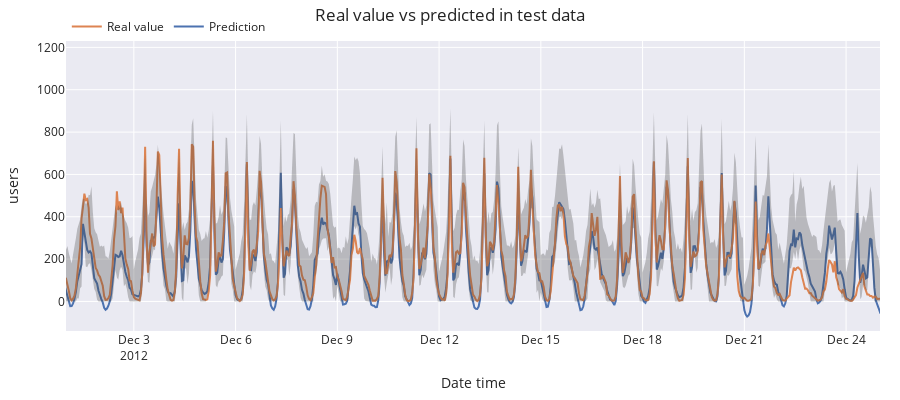

The code cell stored with this chart in its notebook:
### Code cell
# Plot prediction intervals vs real value
# ==============================================================================
fig = go.Figure([
    go.Scatter(
        name='Prediction',
        x=predictions.index,
        y=predictions['pred'],
        mode='lines',
    ),
    go.Scatter(
        name='Real value',
        x=data_test.index,
        y=data_test['users'],
        mode='lines',
    ),
    go.Scatter(
        name='Upper Bound',
        x=predictions.index,
        y=predictions['upper_bound'],
        mode='lines',
        marker=dict(color="#444"),
        line=dict(width=0),
        showlegend=False
    ),
    go.Scatter(
        name='Lower Bound',
        x=predictions.index,
        y=predictions['lower_bound'],
        marker=dict(color="#444"),
        line=dict(width=0),
        mode='lines',
        fillcolor='rgba(68, 68, 68, 0.3)',
        fill='tonexty',
        showlegend=False
    )
])
fig.update_layout(
    title="Real value vs predicted in test data",
    xaxis_title="Date time",
    yaxis_title="users",
    width=900,
    height=400,
    margin=dict(l=20, r=20, t=35, b=20),
    hovermode="x",
    xaxis=dict(range=['2012-12-01', '2012-12-25']), # Initial zoom
    legend=dict(
        orientation="h",
        yanchor="top",
        y=1.1,
        xanchor="left",
        x=0.001
    )
)
fig.show()

### Figure 1 — Plotly figure (JSON) as saved in the notebook; plotly's stock layout.template omitted (floating-point values rounded to 4 significant figures; data arrays with more than 128 entries replaced by an {"elided": "..."} marker saying what was removed)
{"data": [{"mode": "lines", "name": "Prediction", "type": "scatter", "x": {"elided": "2184 str values"}, "y": {"elided": "2184 float values"}}, {"mode": "lines", "name": "Real value", "type": "scatter", "x": {"elided": "2184 str values"}, "y": {"elided": "2184 int values"}}, {"line": {"width": 0}, "marker": {"color": "#444"}, "mode": "lines", "name": "Upper Bound", "showlegend": false, "type": "scatter", "x": {"elided": "2184 str values"}, "y": {"elided": "2184 float values"}}, {"fill": "tonexty", "fillcolor": "rgba(68, 68, 68, 0.3)", "line": {"width": 0}, "marker": {"color": "#444"}, "mode": "lines", "name": "Lower Bound", "showlegend": false, "type": "scatter", "x": {"elided": "2184 str values"}, "y": {"elided": "2184 float values"}}], "layout": {"height": 400, "hovermode": "x", "legend": {"orientation": "h", "x": 0.001, "xanchor": "left", "y": 1.1, "yanchor": "top"}, "margin": {"b": 20, "l": 20, "r": 20, "t": 35}, "title": {"text": "Real value vs predicted in test data"}, "width": 900, "xaxis": {"range": ["2012-12-01", "2012-12-25"], "title": {"text": "Date time"}}, "yaxis": {"title": {"text": "users"}}}}
